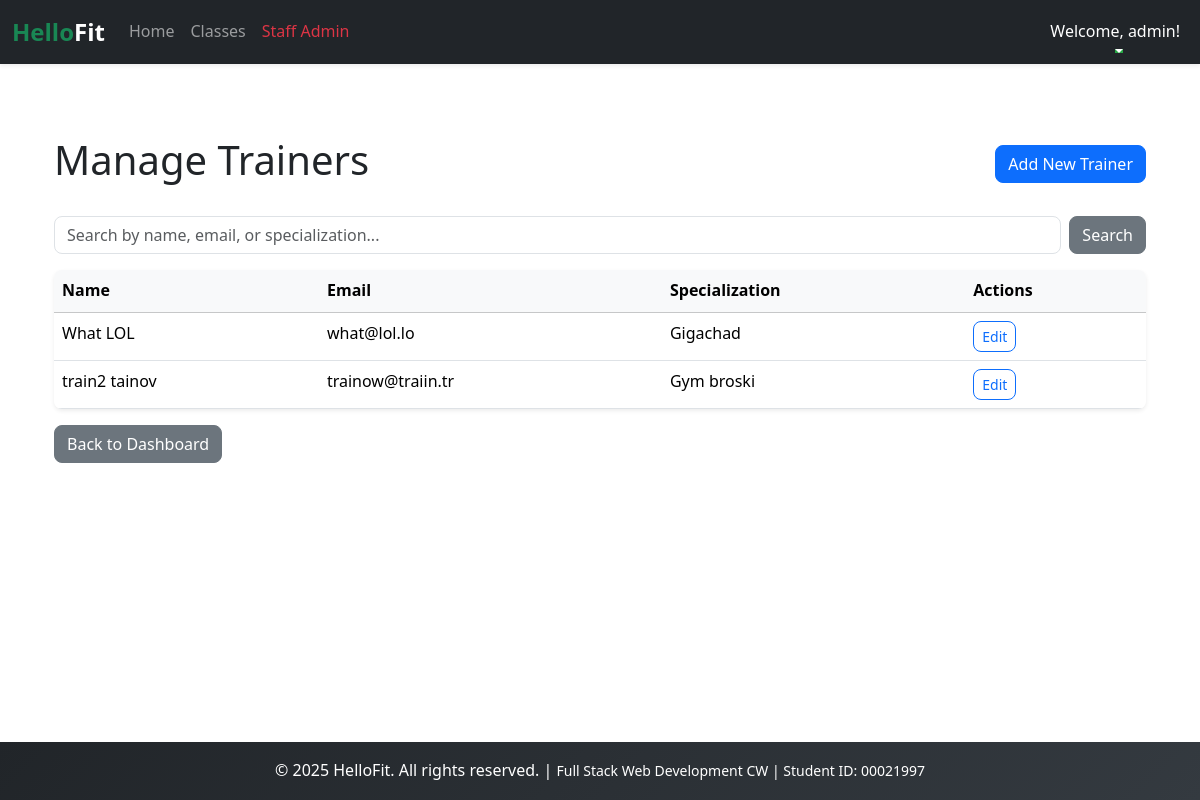
Page /staff/trainers/ (signed in) on the committed database.
### users/models.py (models this page shows, shortened)
class User(AbstractUser):
    ROLES = [
        ('member', 'Member'),
        ('trainer', 'Trainer'),
        ('staff', 'Staff'),
    ]
    role = models.CharField(max_length=10, choices=ROLES, default='member')
    phone = models.CharField(max_length=12, blank=True)
    join_date = models.DateTimeField(auto_now_add=True)

class Trainer(models.Model):
    user = models.OneToOneField(User, on_delete=models.CASCADE, primary_key=True)
    specialization = models.CharField(max_length=50)
    bio = models.TextField(blank=True)

### scheduling/views.py (the view, shortened to what this page needs)
# urls.py: path('staff/trainers/', staff_trainer_list, name='staff_trainer_list'),
@login_required
def staff_trainer_list(request):
    if request.user.role != 'staff': return redirect('home')
    trainers = Trainer.objects.all()
    query = request.GET.get('q')
    return render(request, 'scheduling/staff/trainer_list.html', {'trainers': trainers})

### scheduling/templates/scheduling/staff/trainer_list.html (shortened to what this page needs)
{% extends 'base.html' %}
{% block content %}
<div class="container mt-4">
    <div class="d-flex justify-content-between align-items-center mb-4">
        <h1>Manage Trainers</h1>
        <a href="{% url 'staff_trainer_create' %}" class="btn btn-primary">Add New Trainer</a>
    </div>
    <div class="mb-3">
        <form method="get" class="d-flex gap-2">
            <input type="text" name="q" class="form-control" placeholder="Search by name, email, or specialization..."
                value="{{ request.GET.q }}">
            <button type="submit" class="btn btn-secondary">Search</button>
        </form>
    </div>
    <div class="card shadow-sm">
        <div class="card-body p-0">
            <div style="max-height: 600px; overflow-y: auto;">
                <table class="table table-hover mb-0">
                    <thead class="table-light sticky-top">
                        <tr>
                            <th>Name</th>
                            <th>Email</th>
                            <th>Specialization</th>
                            <th>Actions</th>
                        </tr>
                    </thead>
                    <tbody>
                        {% for trainer in trainers %}
                        <tr>
                            <td>{{ trainer.user.first_name }} {{ trainer.user.last_name }}</td>
                            <td>{{ trainer.user.email }}</td>
                            <td>{{ trainer.specialization }}</td>
                            <td>
                                <a href="{% url 'staff_trainer_update' trainer.pk %}"
                                    class="btn btn-sm btn-outline-primary">Edit</a>
                            </td>
                        </tr>
                        {% empty %}
                        <tr>
                            <td colspan="4" class="text-center text-muted">No trainers found.</td>
                        </tr>
                        {% endfor %}
                    </tbody>
                </table>
            </div>
        </div>
    </div>
    <div class="mt-3">
        <a href="{% url 'staff_dashboard' %}" class="btn btn-secondary">Back to Dashboard</a>
    </div>
</div>
{% endblock %}

### templates/base.html (shortened to what this page needs)
{% load static %}
<!DOCTYPE html>
<html lang="en">
<head>
    <link href="https://cdn.jsdelivr.net/npm/bootstrap@5.3.3/dist/css/bootstrap.min.css" rel="stylesheet"
>
    <link rel="stylesheet" href="{% static 'css/style.css' %}">
</head>
<body style="display:flex;min-height:100vh;flex-direction:column;">
    <header>
        <nav class="navbar navbar-expand-lg navbar-dark bg-dark shadow-sm">
            <div class="container-fluid">
                <a class="navbar-brand fs-4 fw-bold text-success" href="{% url 'home' %}">
                    Hello<span class="text-white">Fit</span>
                </a>
                <div class="collapse navbar-collapse" id="navbarNav">
                    <ul class="navbar-nav me-auto mb-2 mb-lg-0">
                        <li class="nav-item">
                            <a class="nav-link" href="{% url 'home' %}">Home</a>
                        </li>
                        <li class="nav-item">
                            <a class="nav-link" href="{% url 'classes' %}">Classes</a>
                        </li>
                        {% if user.is_authenticated %}
                        {% if user.role == 'member' %}
                        <li class="nav-item">
                            <a class="nav-link text-warning" href="{% url 'member_dashboard' %}">My Dashboard</a>
                        </li>
                        {% elif user.role == 'trainer' %}
                        <li class="nav-item">
                            <a class="nav-link text-info" href="{% url 'trainer_dashboard' %}">Trainer Panel</a>
                        </li>
                        {% elif user.role == 'staff' %}
                        <li class="nav-item">
                            <a class="nav-link text-danger" href="{% url 'staff_dashboard' %}">Staff Admin</a>
                        </li>
                        {% endif %}
                        {% endif %}
                    </ul>
                    <ul class="navbar-nav ms-auto">
                        {% if user.is_authenticated %}
                        <li class="nav-item dropdown">
                            <a class="nav-link dropdown-toggle text-white" href="#" id="navbarDropdown" role="button"
                                data-bs-toggle="dropdown" aria-expanded="false">
                                Welcome, {{ user.first_name|default:user.username }}!
                            </a>
                        </li>
                        {% endif %}
                    </ul>
                </div>
            </div>
        </nav>
    </header>
    <main class="container my-5">
        {% block content %}
        {% endblock content %}
    </main>
    <footer class="bg-dark text-white text-center py-3 mt-auto">
        <div class="container">
            <p class="mb-0">
                &copy; 2025 HelloFit. All rights reserved. |
                <small>Full Stack Web Development CW | Student ID: 00021997</small>
            </p>
        </div>
    </footer>
</body>
</html>

### static/css/style.css (style rules this page uses)
:root { --primary-green: #28a745; --dark-bg: #212529; --light-gray: #f8f9fa; --border-radius: 8px; --transition-speed: 0.3s; }
body { font-family: 'Segoe UI', Tahoma, Geneva, Verdana, sans-serif; line-height: 1.6; }
html { scroll-behavior: smooth; }
.btn { border-radius: var(--border-radius); transition: all var(--transition-speed) ease; font-weight: 500; }
.card { border-radius: var(--border-radius); border: none; box-shadow: 0 2px 8px rgba(0, 0, 0, 0.1); transition: all var(--transition-speed) ease; }
.form-control, .form-select { border-radius: var(--border-radius); border: 1px solid #dee2e6; transition: all var(--transition-speed) ease; }
.navbar { box-shadow: 0 2px 4px rgba(0, 0, 0, 0.1); }
.navbar-brand { transition: all var(--transition-speed) ease; }
.nav-link { position: relative; transition: all var(--transition-speed) ease; }
.nav-link::after { content: ''; position: absolute; bottom: 0; left: 50%; width: 0; height: 2px; background: var(--primary-green); transition: all var(--transition-speed) ease; transform: translateX(-50%); }
.table { border-radius: var(--border-radius); overflow: hidden; }
.table thead { background: linear-gradient(135deg, var(--dark-bg) 0%, #343a40 100%); color: white; }
.table-hover tbody tr { transition: all var(--transition-speed) ease; }
footer { background: linear-gradient(135deg, var(--dark-bg) 0%, #343a40 100%); }

### rows in the picture
User: first_name "admin"
Trainer: user.first_name "What", user.last_name "LOL", user.email "what@lol.lo", specialization "Gigachad"
Trainer: user.first_name "train2", user.last_name "tainov", user.email "trainow@traiin.tr", specialization "Gym broski"
